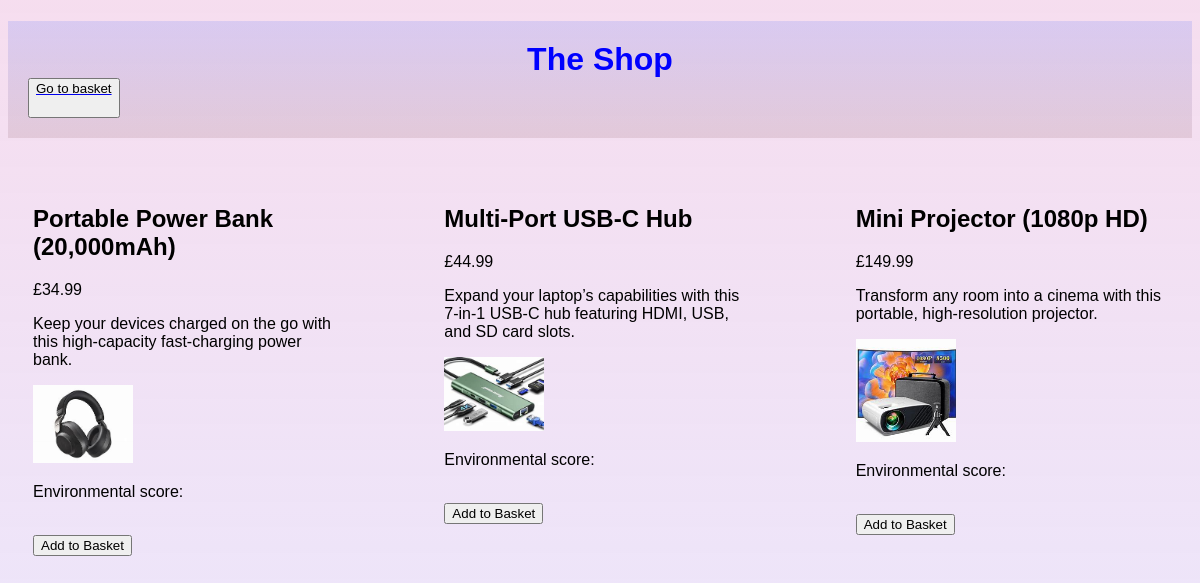
Before: / with the older database file.
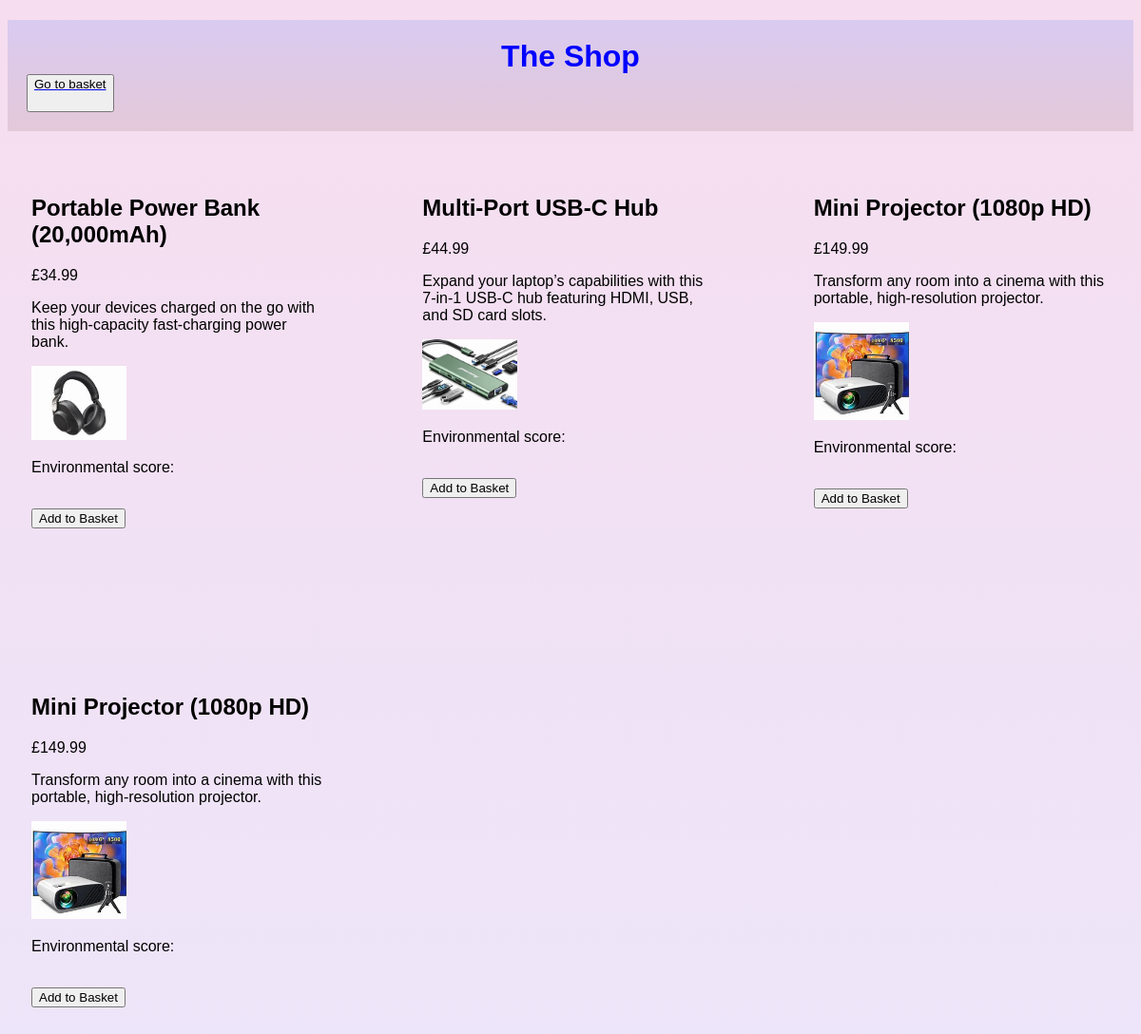
After: the same page with the newer database file.
### tables this page shows
CREATE TABLE products (
        id INTEGER PRIMARY KEY AUTOINCREMENT,
        name TEXT NOT NULL,
        price TEXT NOT NULL,
        description TEXT NOT NULL,
        image TEXT NOT NULL,
        environmentScore INTEGER NOT NULL
    );

### app4.py (the view)
@app.route('/')
def galleryPage():
    technologies = get_products()  # Fetching all products from the database
    return render_template('index.html', technologies=technologies)  # Rendering the homepage template with products

### app4.py (called while the page is built)
def get_products():
    conn = sqlite3.connect('products.db')  # Connecting to the database
    cursor = conn.cursor()  # Creating a cursor object to execute SQL queries
    cursor.execute("SELECT id, name, price, description, image FROM products")  # Querying all products
    products = [
        {"id": row[0], "name": row[1], "price": row[2], "description": row[3], "image": row[4]}
        for row in cursor.fetchall()
    ]
    conn.close()  # Closing the database connection
    return products  # Returning the list of products

### templates/index.html (shortened to what this page needs)
<!DOCTYPE html>
<html lang="en">
<head>
    <link rel="stylesheet" href="{{ url_for('static', filename='index.css') }}">
</head>
<body>
    <h1>The Shop <a href="{{url_for('basketPage')}}"> <button id = "basketButton">Go to basket</button></a></h1>
<div class="product-container">
{% for tech in technologies %}
    <div>
        <h2>{{ tech.name }}</h2>
        <p>{{ tech.price }}</p>
        <p>{{ tech.description }}</p>
        <a href="{{ url_for('individualProductPage', techId=tech.id) }}"> <img src="{{ url_for('static', filename=tech.image) }}" alt="{{ url_for('static', filename=tech.image) }}" width="100"></a>
        <p>Environmental score: {{ tech.environtmentalScore }}</p>
        <br>
        <a href="{{ url_for('add_to_basket', techId=tech.id) }}">
            <button>Add to Basket</button>
        </a>
        <br>
        <br>
        <br>
        <br>
    </div>
{% endfor %}
</div>
</body>
</html>

### static/index.css (style rules this page uses)
body { background: linear-gradient(rgb(240, 199, 228,0.6), rgba(219, 204, 245, 0.5)); font-family: Arial, sans-serif; }
h1 { color: blue; padding: 20px; align-items: center; text-align: center; background: linear-gradient(rgba(104, 125, 247, 0.2), rgba(71, 8, 8, 0.1)); }
.product-container { display: grid; grid-template-columns: repeat(auto-fit, minmax(250px, 1fr)); gap: 100px; padding: 25px; }
#basketButton { text-align: left; align-items: left; display: flex; height: 5vh; }

Changed rows visible on the page:
added products: name "Mini Projector (1080p HD)", price "£149.99", description "Transform any room into a cinema with this portable, high-resolution projector.", image (picture)
